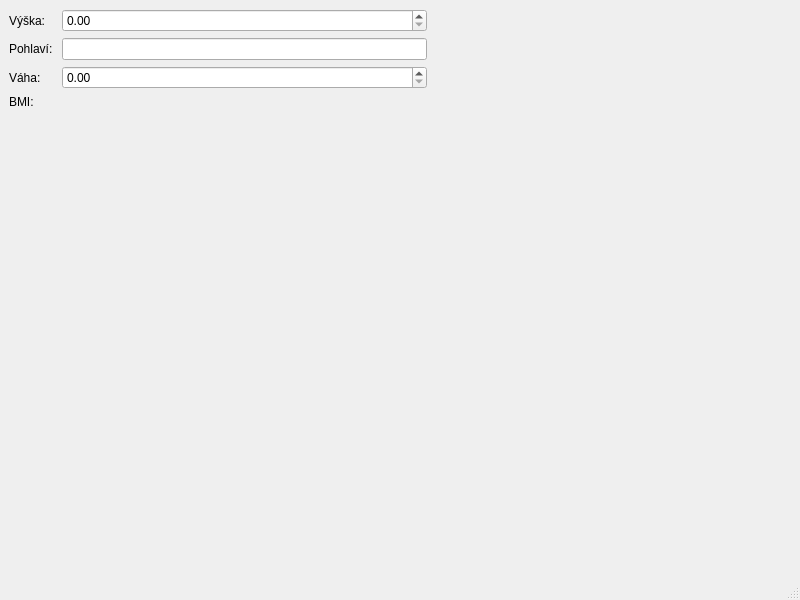
<?xml version="1.0" encoding="UTF-8"?>
<ui version="4.0">
 <class>MainWindow</class>
 <widget class="QMainWindow" name="MainWindow">
  <property name="geometry">
   <rect>
    <x>0</x>
    <y>0</y>
    <width>800</width>
    <height>600</height>
   </rect>
  </property>
  <property name="windowTitle">
   <string>MainWindow</string>
  </property>
  <widget class="QWidget" name="centralwidget">
   <layout class="QGridLayout" name="gridLayout">
    <item row="0" column="5">
     <spacer name="horizontalSpacer">
      <property name="orientation">
       <enum>Qt::Orientation::Horizontal</enum>
      </property>
      <property name="sizeHint" stdset="0">
       <size>
        <width>40</width>
        <height>20</height>
       </size>
      </property>
     </spacer>
    </item>
    <item row="1" column="1">
     <widget class="QLineEdit" name="lineEdit"/>
    </item>
    <item row="0" column="0">
     <widget class="QLabel" name="labelHeight">
      <property name="text">
       <string>Výška: </string>
      </property>
     </widget>
    </item>
    <item row="1" column="0">
     <widget class="QLabel" name="labelGender">
      <property name="text">
       <string>Pohlaví: </string>
      </property>
     </widget>
    </item>
    <item row="0" column="1">
     <widget class="QDoubleSpinBox" name="doubleSpinBoxHeight"/>
    </item>
    <item row="2" column="0">
     <widget class="QLabel" name="labelMass">
      <property name="text">
       <string>Váha: </string>
      </property>
     </widget>
    </item>
    <item row="2" column="1">
     <widget class="QDoubleSpinBox" name="doubleSpinBoxMass"/>
    </item>
    <item row="4" column="1">
     <spacer name="verticalSpacer">
      <property name="orientation">
       <enum>Qt::Orientation::Vertical</enum>
      </property>
      <property name="sizeHint" stdset="0">
       <size>
        <width>20</width>
        <height>411</height>
       </size>
      </property>
     </spacer>
    </item>
    <item row="3" column="0">
     <widget class="QLabel" name="labelBMI">
      <property name="text">
       <string>BMI: </string>
      </property>
     </widget>
    </item>
   </layout>
  </widget>
  <widget class="QMenuBar" name="menubar">
   <property name="geometry">
    <rect>
     <x>0</x>
     <y>0</y>
     <width>800</width>
     <height>23</height>
    </rect>
   </property>
  </widget>
  <widget class="QStatusBar" name="statusbar"/>
 </widget>
 <resources/>
 <connections/>
</ui>
